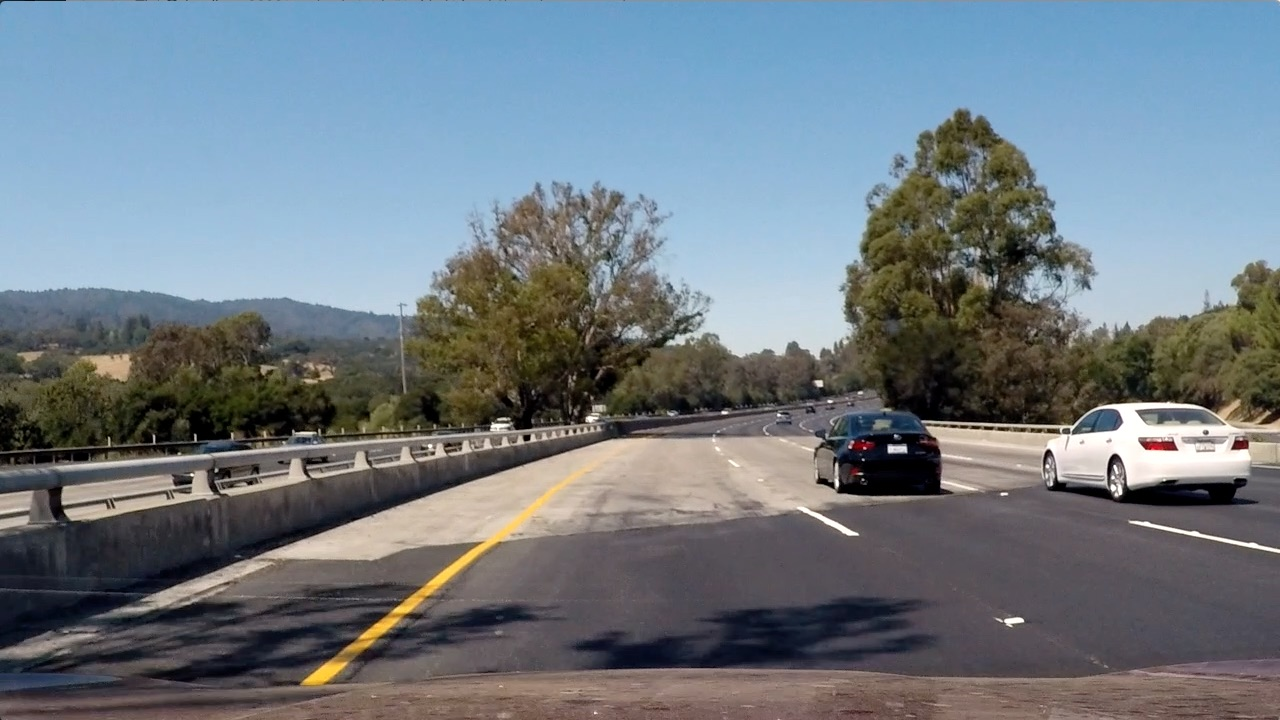
#> input picture test4.jpg, 1280 x 720 px
$ jupyter execute HLS.ipynb
#> lines starting #> are read from the running program, lines starting #| are printed output that depends on the picture
[cell 1]
import numpy as np
import cv2
import matplotlib.pyplot as plt
import matplotlib.image as mpimg

[cell 2]
#Choose image (Frame example)
image = mpimg.imread('test4.jpg')
#> image is the input picture: shape (720, 1280, 3); mean R, G, B 112.2, 122.7, 130.9
#image = mpimg.imread('test6.jpg')
thresh = (180, 255)
gray = cv2.cvtColor(image, cv2.COLOR_RGB2GRAY)
binary = np.zeros_like(gray)
binary[(gray > thresh[0]) & (gray <= thresh[1])] = 1

[cell 3]
# Plot the result
f, (ax1, ax2) = plt.subplots(1, 2, figsize=(24, 9))
f.tight_layout()
ax1.imshow(gray,cmap = 'gray')
ax1.set_title('Gray', fontsize=35)
ax2.imshow(binary, cmap='gray')
ax2.set_title('Binary HLS', fontsize=35)
plt.subplots_adjust(left=0., right=1, top=0.9, bottom=0.)

[cell 4]
R = image[:,:,0]
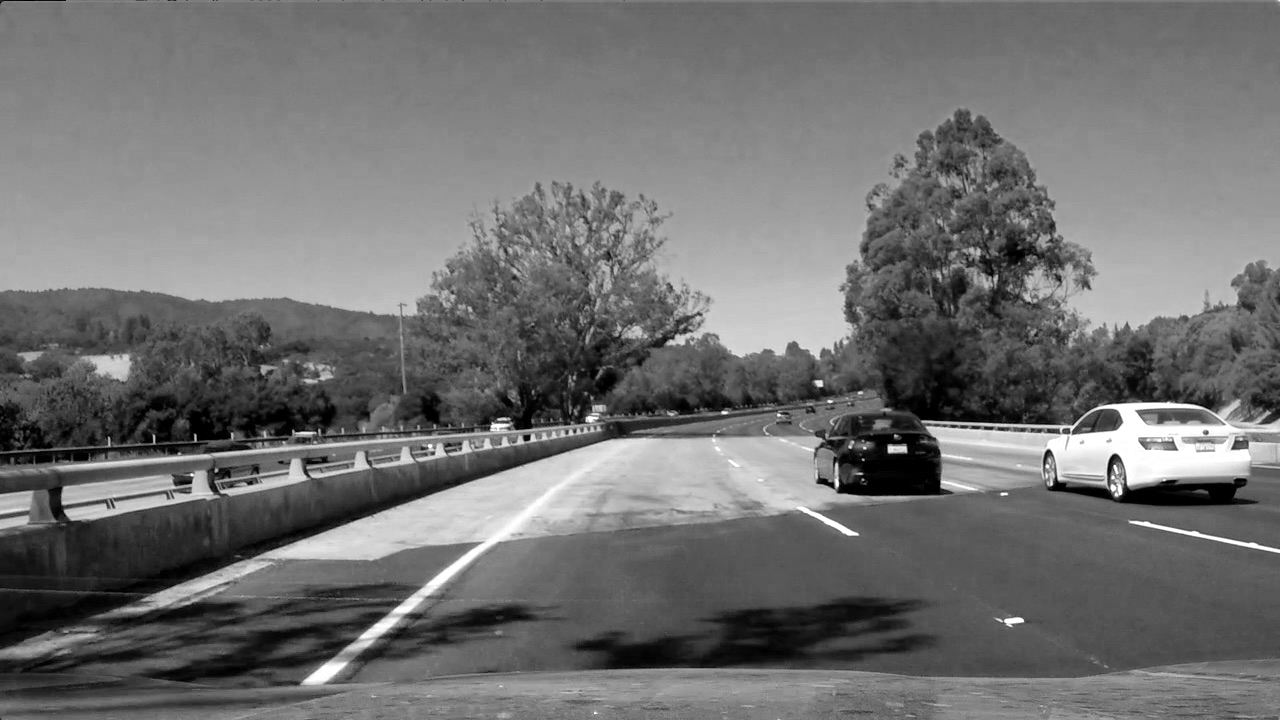
#> R: shape (720, 1280); min 0, max 255, mean 112.2
G = image[:,:,1]
B = image[:,:,2]
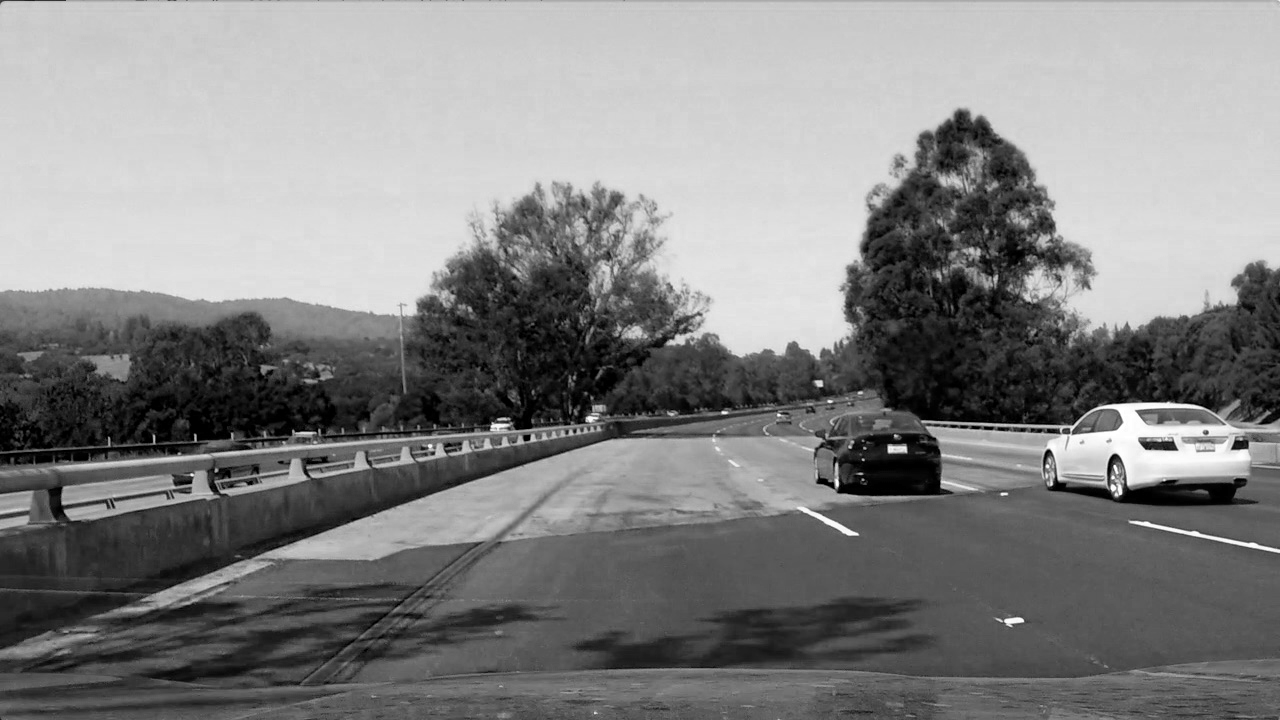
#> B: shape (720, 1280); min 0, max 255, mean 130.9

[cell 5]
# Plot the result
f, (ax3, ax4, ax5) = plt.subplots(1, 3,  figsize=(16, 6))
f.tight_layout()
ax3.imshow(R,cmap = 'gray')
ax3.set_title('R', fontsize=15)
ax4.imshow(G, cmap='gray')
ax4.set_title('G', fontsize=15)
ax5.imshow(B, cmap='gray')
ax5.set_title('B', fontsize=15)
plt.subplots_adjust(left=0., right=1, top=0.9, bottom=0.)

[cell 6]
thresh = (200, 255)
binary_R = np.zeros_like(R)
binary_R[(R > thresh[0]) & (R <= thresh[1])] = 1

[cell 7]
# Plot the result
f, (ax6, ax7) = plt.subplots(1, 2,  figsize=(16, 6))
f.tight_layout()
ax6.imshow(R,cmap = 'gray')
ax6.set_title('R', fontsize=15)
ax7.imshow(binary_R, cmap='gray')
ax7.set_title('R Binary', fontsize=15)
plt.subplots_adjust(left=0., right=1, top=0.9, bottom=0.)

[cell 8]
hls = cv2.cvtColor(image, cv2.COLOR_RGB2HLS)
#> hls: shape (720, 1280, 3); mean of channels 0, 1, 2 80.5, 121.4, 71.8
H = hls[:,:,0]
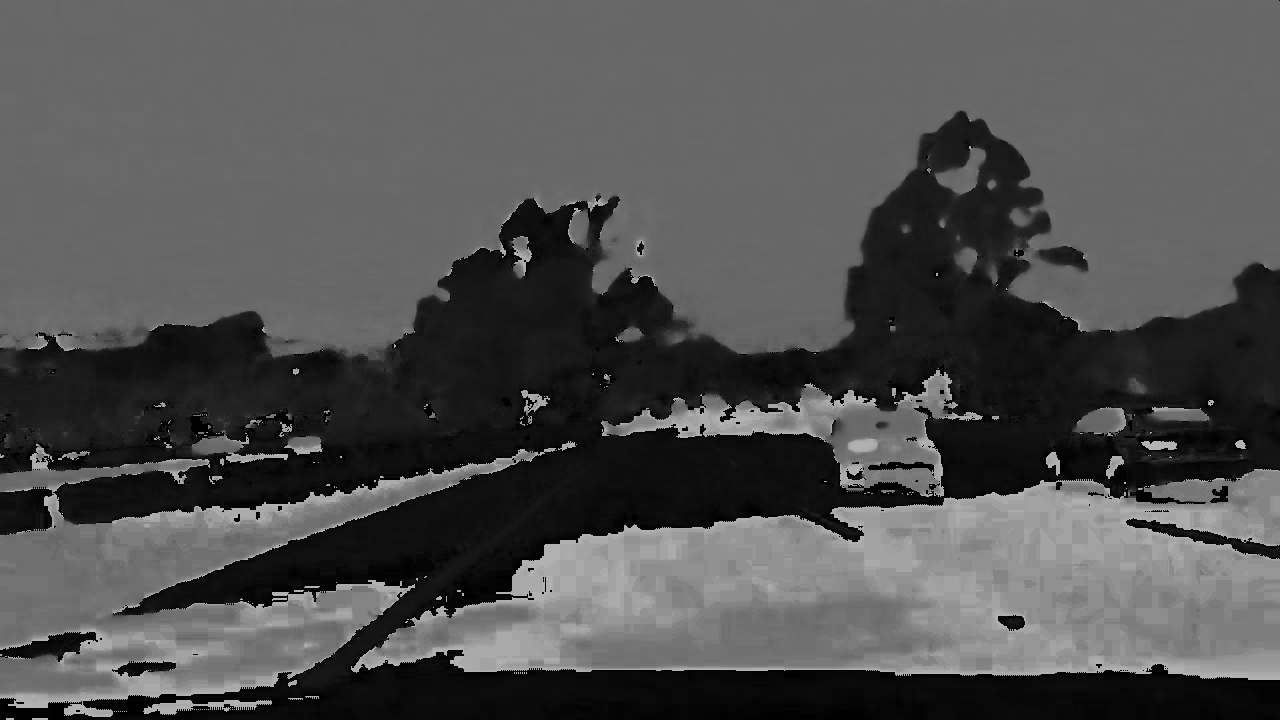
#> H: shape (720, 1280); min 0, max 180, mean 80.5
L = hls[:,:,1]
S = hls[:,:,2]
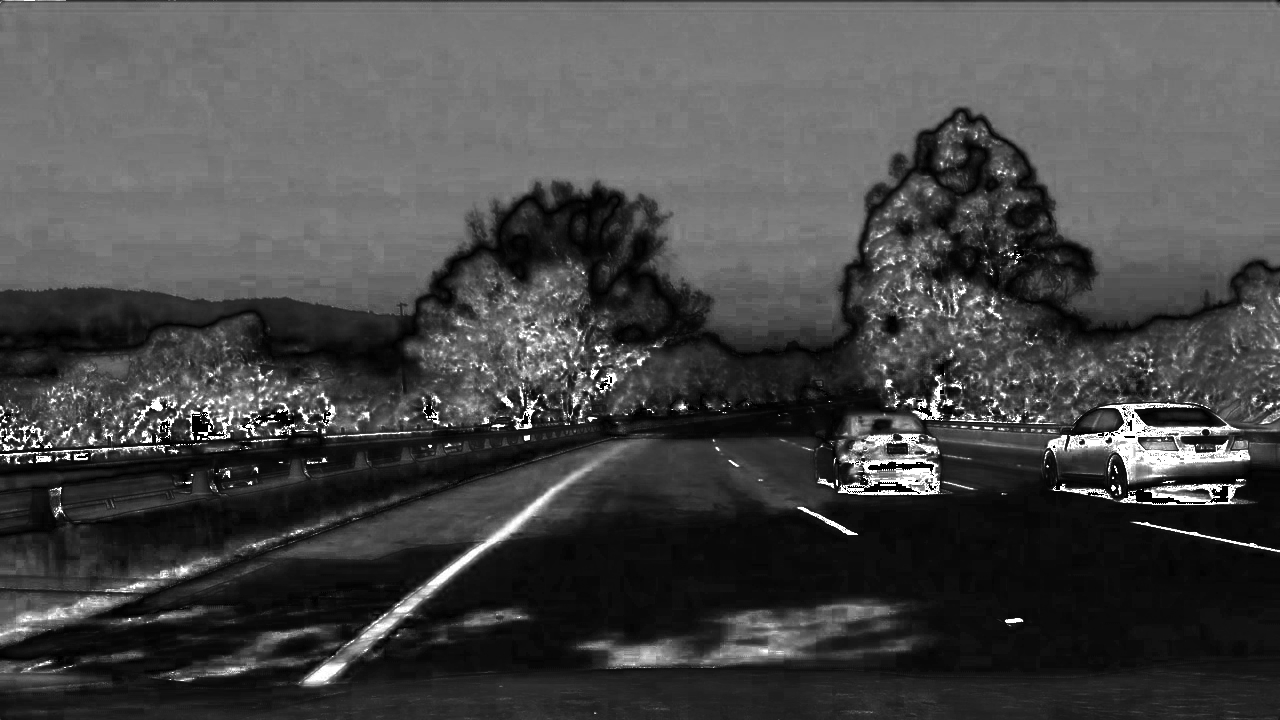
#> S: shape (720, 1280); min 0, max 255, mean 71.8

[cell 9]
# Plot the result
f, (ax8, ax9, ax10) = plt.subplots(1, 3,  figsize=(16, 6))
f.tight_layout()
ax8.imshow(H,cmap = 'gray')
ax8.set_title('H', fontsize=15)
ax9.imshow(L, cmap='gray')
ax9.set_title('L', fontsize=15)
ax10.imshow(S, cmap='gray')
ax10.set_title('S', fontsize=15)
plt.subplots_adjust(left=0., right=1, top=0.9, bottom=0.)

[cell 10]
thresh = (90, 255)
binary_S = np.zeros_like(S)
binary_S[(S > thresh[0]) & (S <= thresh[1])] = 1

[cell 11]
# Plot the result
f, (ax11, ax12) = plt.subplots(1, 2,  figsize=(16, 6))
f.tight_layout()
ax11.imshow(S,cmap = 'gray')
ax11.set_title('S', fontsize=15)
ax12.imshow(binary_S, cmap='gray')
ax12.set_title('S Binary', fontsize=15)
plt.subplots_adjust(left=0., right=1, top=0.9, bottom=0.)
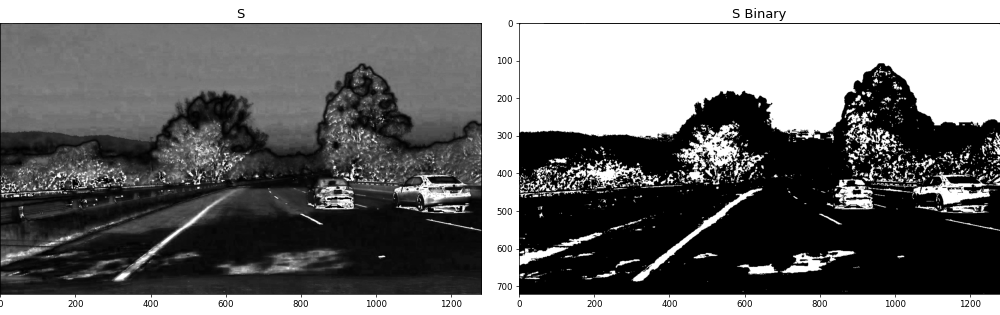
#> figure drawn by matplotlib, 2 panels

[cell 12]
thresh = (15, 100)
binary_H = np.zeros_like(H)
binary_H[(H > thresh[0]) & (H <= thresh[1])] = 1

[cell 13]
# Plot the result
f, (ax13, ax14) = plt.subplots(1, 2,  figsize=(16, 6))
f.tight_layout()
ax13.imshow(H,cmap = 'gray')
ax13.set_title('H', fontsize=15)
ax14.imshow(binary_H, cmap='gray')
ax14.set_title('H Binary', fontsize=15)
plt.subplots_adjust(left=0., right=1, top=0.9, bottom=0.)
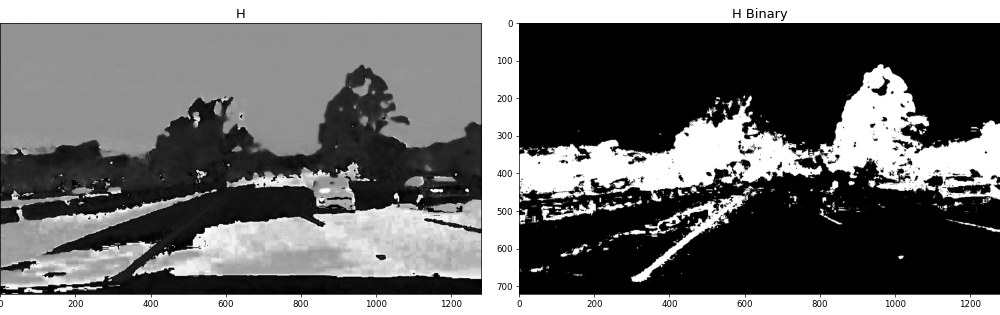
#> figure drawn by matplotlib, 2 panels

$ run again, with test6.jpg copied over test4.jpg
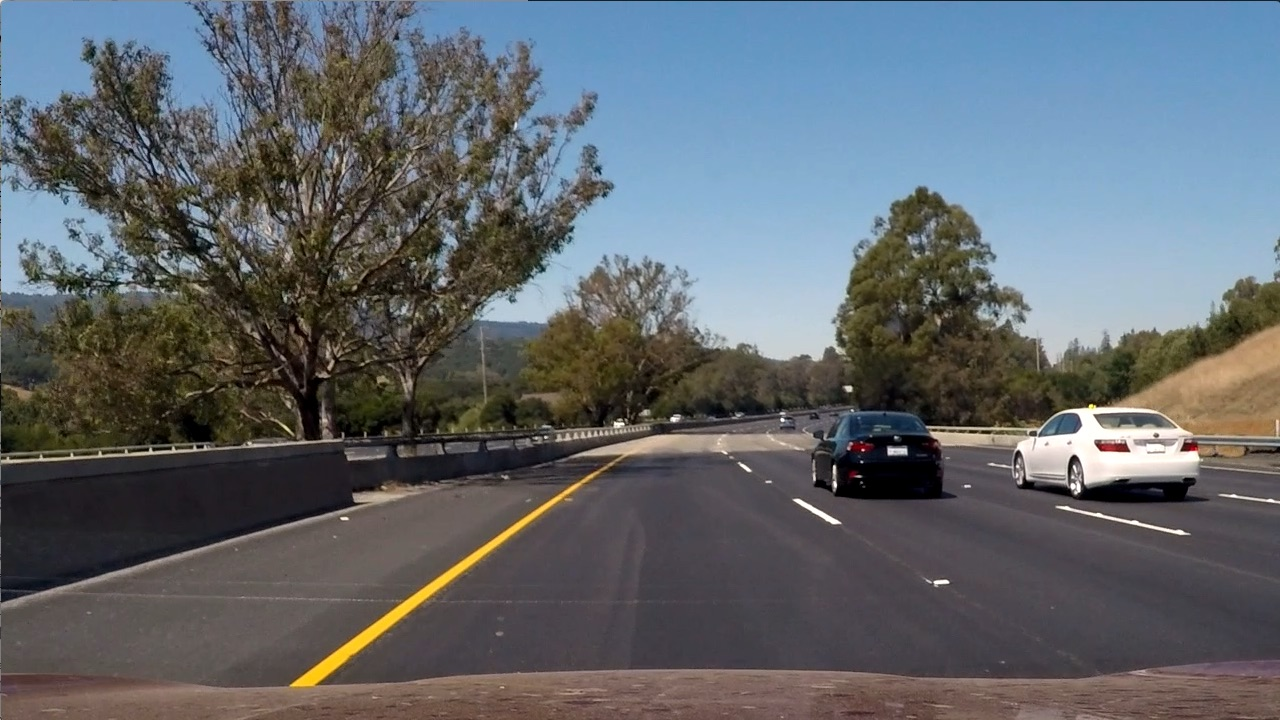
#> input picture test6.jpg, 1280 x 720 px
#> image is the input picture: shape (720, 1280, 3); mean R, G, B 97, 102.6, 107.9
#> hls: shape (720, 1280, 3); mean of channels 0, 1, 2 76.7, 102.2, 57.5
#> `S = hls[:,:,2]`:
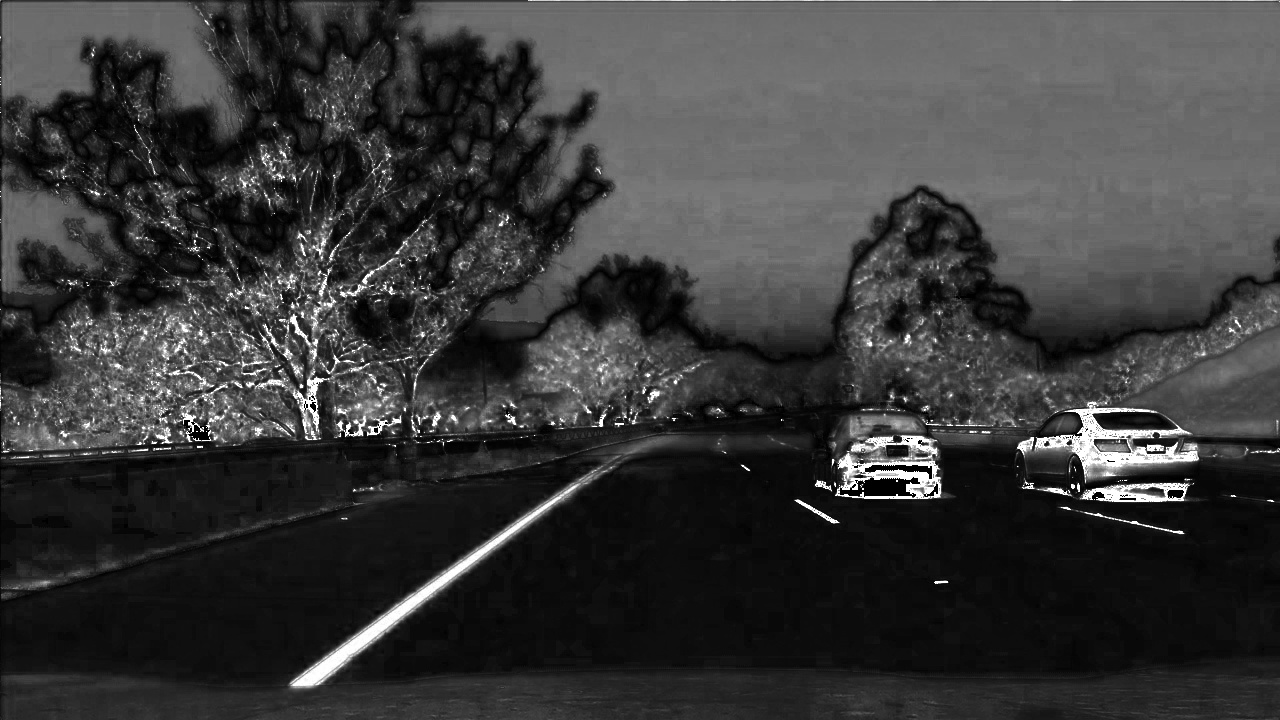
#> S: shape (720, 1280); min 0, max 255, mean 57.5
#> `[cell 13] # Plot the result f, (ax13, ax14) = plt.subplots(1, 2,  figs..`:
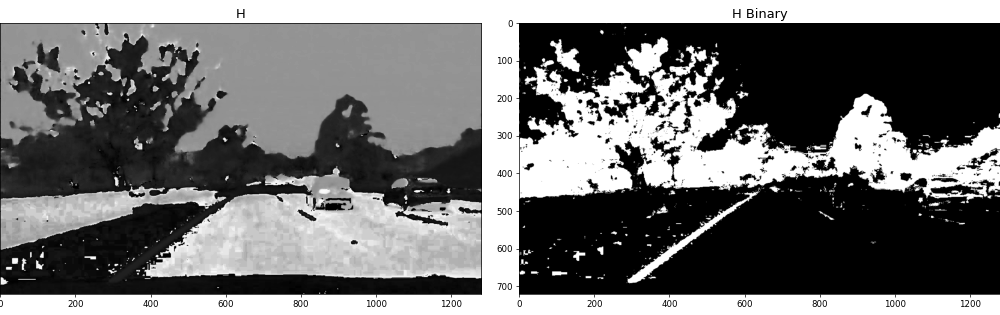
#> figure drawn by matplotlib, 2 panels

$ run again, with signs_vehicles_xygrad.jpg copied over test4.jpg
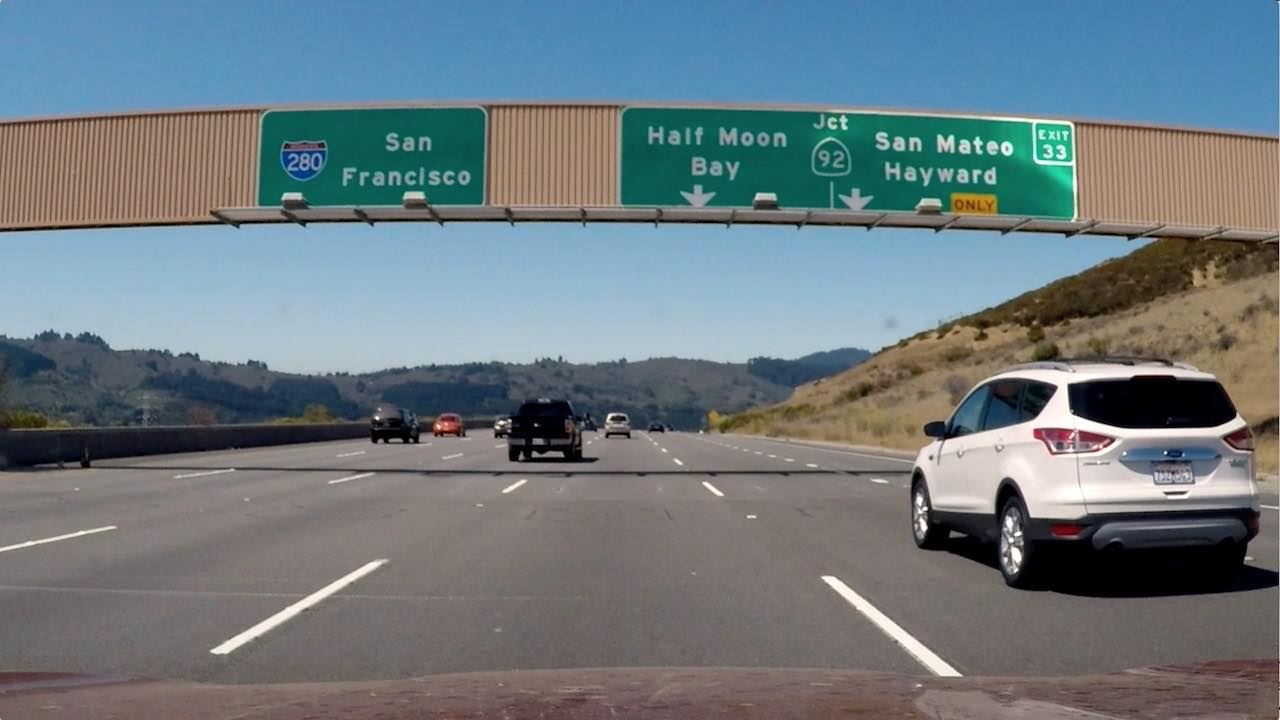
#> input picture signs_vehicles_xygrad.jpg, 1280 x 720 px
#> image is the input picture: shape (720, 1280, 3); mean R, G, B 109.2, 121.6, 127.4
#> hls: shape (720, 1280, 3); mean of channels 0, 1, 2 60.7, 118.8, 64.6
#> `S = hls[:,:,2]`:
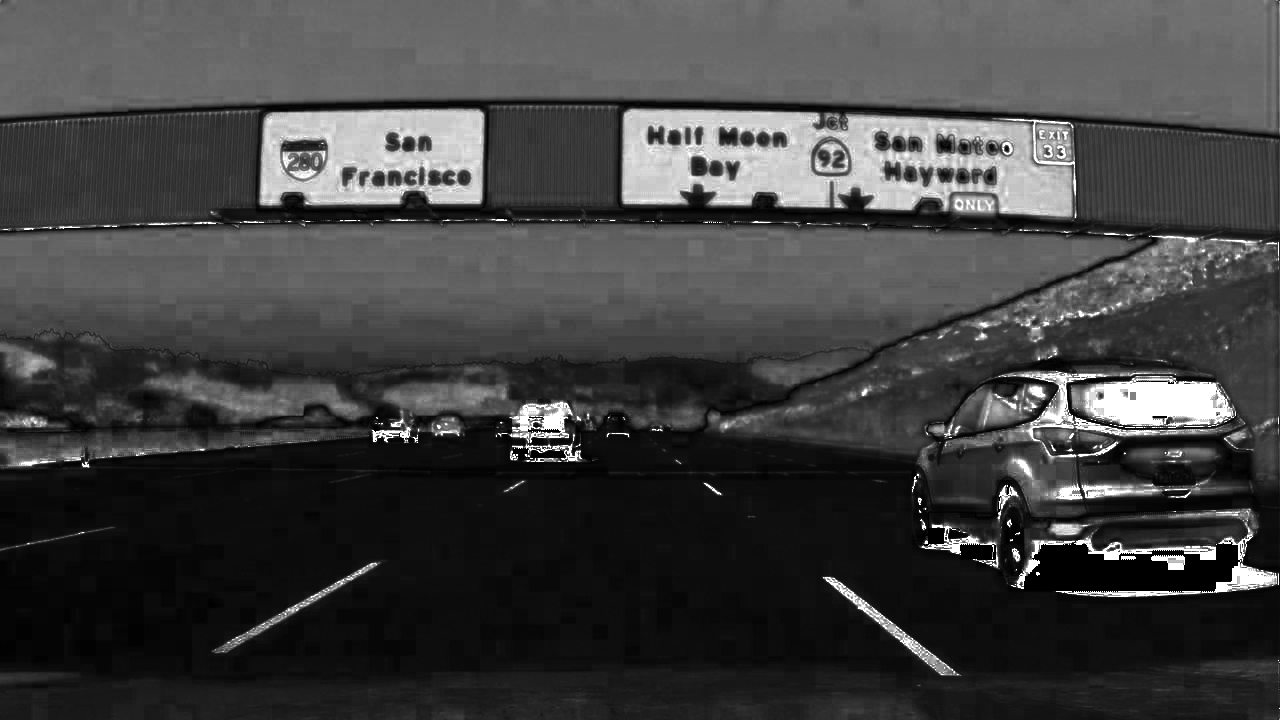
#> S: shape (720, 1280); min 0, max 255, mean 64.6
#> `[cell 13] # Plot the result f, (ax13, ax14) = plt.subplots(1, 2,  figs..`:
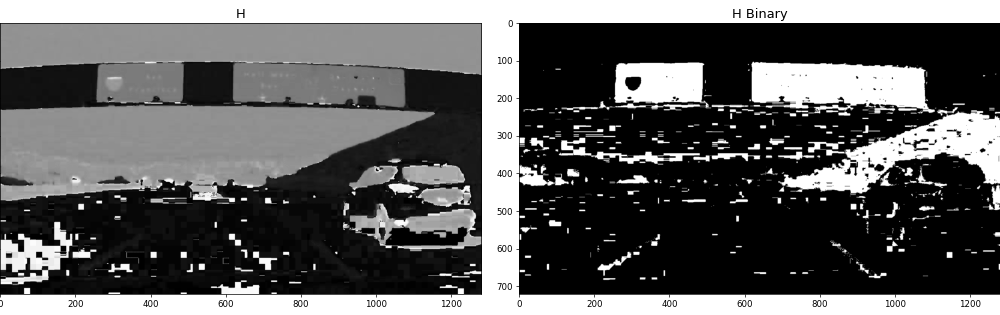
#> figure drawn by matplotlib, 2 panels
